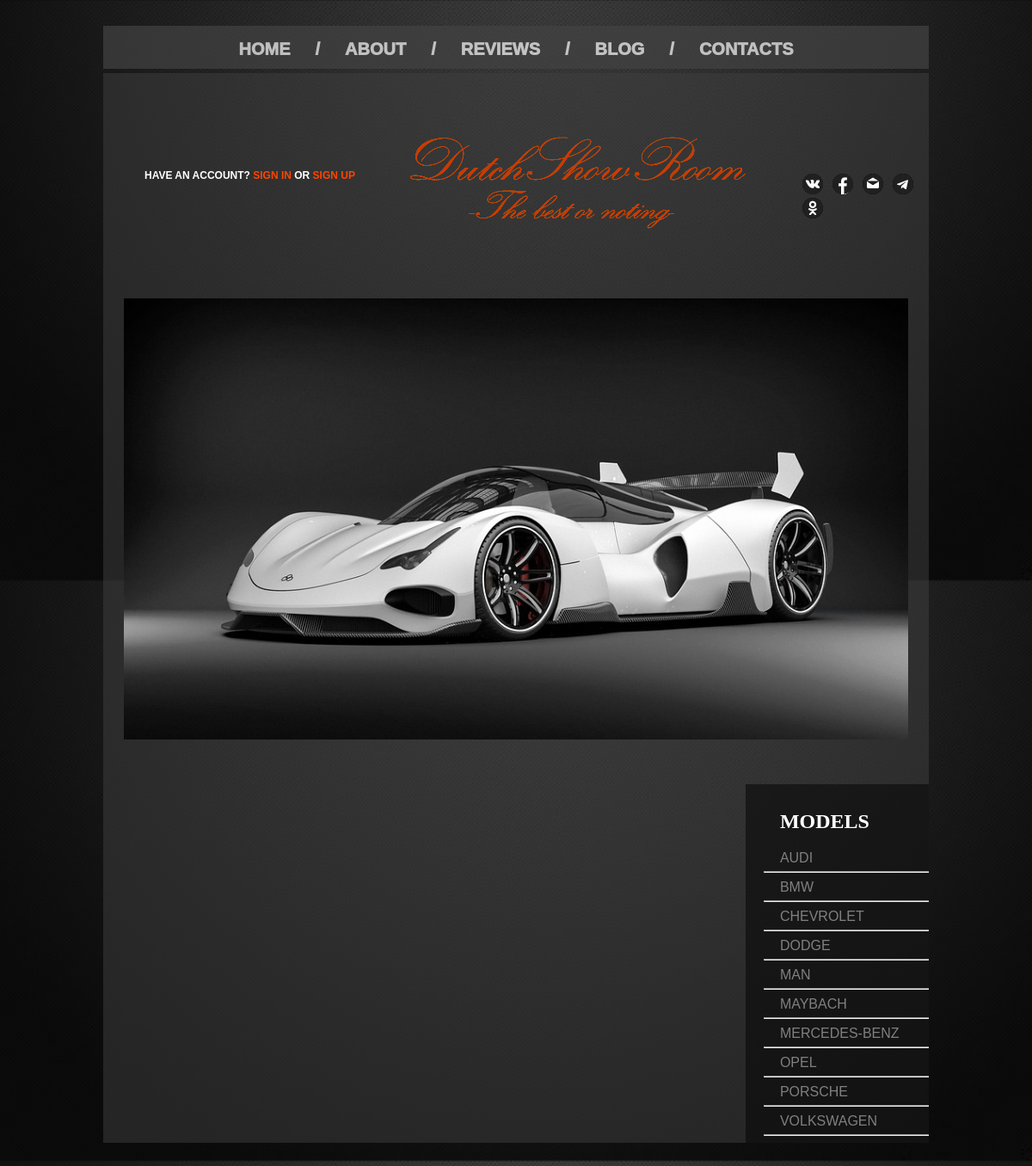
The page / on the database its author committed.
### tables this page shows
CREATE TABLE IF NOT EXISTS `Model_avto` (
  `id_model` int(11) NOT NULL,
  `model_name` varchar(30) NOT NULL,
  `proizvod` varchar(30) NOT NULL
);

### php/test.php (the view, shortened to what this page needs)
<?
function tabl($link){
	$query = "SELECT * FROM `Model_avto` ORDER by model_name";
	$result = mysqli_query($link, $query)or die("ошибка в запросе "+mysqli_error());
	while ($row = mysqli_fetch_array($result)) {
   	 	echo "<a href='#'>".mb_strtoupper ($row['model_name'])."</p><hr>";
	}
}
function LogIn(){
	if ($_SESSION['logggon'] == 1) {
		echo "<p>WELCOME BACK ".$_SESSION['Fam']."! <a href='php/exit.php'>Exit</a></p>";
	} else{
		echo "<p>HAVE AN ACCOUNT? <a href='signin.php'>SIGN IN</a> OR <a href='signup.php'>SIGN UP</a></p>";
	}
}
?>

### index.php (shortened to what this page needs)
<?php
require_once dirname(__FILE__)."/php/test.php";
require_once dirname(__FILE__)."/php/connect.php";
?>
<!DOCTYPE html>
<html>
<head>
	<link rel="stylesheet" href="css/main.css">
</head>
<body>
	<div class="navig">
                <ul>
                    <li><a href="">HOME</a></li>
                    <li class="sl">/</li>
                    <li><a href="">ABOUT</a></li>
                    <li class="sl">/</li>
                    <li><a href="">REVIEWS</a></li>
                    <li class="sl">/</li>
                    <li><a href="">BLOG</a></li>
                    <li class="sl">/</li>
                    <li><a href="">CONTACTS</a></li>
                </ul>
        </div>
        <div class="cont">
        	<div class="header">
            <div class="sig">
                <?
                    LogIn();
                ?>
                <img src="img/src/logo.png">
            </div>
        		<div class="Social">
            	<a href="https://vk.com/id209219113"><img src="img/src/vk-social-logotype.png"></a>
            	<a href="https://www.facebook.com/profile.php?id=100008460000239"><img src="img/src/facebook-circular-logo.png"></a>
            	<img src="img/src/email.png">
            	<a href="https://t.me/Darkness99937"><img src="img/src/telegram.png"></a>
            	<img src="img/src/odnoklassniki-logo.png">
            </div>
        </div>
            <div class="main_car">
            	<center>
            	<img src="img/src/mai.jpg">
            	</center>
            </div>
<div class="model">
	<h2>MODELS</h2>
	<?
		tabl($link);
	?>
</div>
</div>
</body>
</html>

### css/main.css (style rules this page uses)
body { background: url(../img/src/bg.jpg); background-attachment: fixed; background-size: 100%; margin:0; padding: 0; }
.model { margin-left: 77.8%; width: 300px; height: auto; background-color: rgba(0, 0, 0, 0.5); position: relative; overflow: hidden; color: white; }
.model hr { color: gray; width: 70%; margin-top: -10px; padding-left: 15%; }
.model a { text-decoration: none; font-family: arial; padding-left: 40px; color: gray; }
.model h2 { padding-left: 40px; padding-top: 10px; }
.cont { background-color: rgba(65, 65, 65, 0.5); position: relative; overflow: hidden; height: auto; margin: 30px 0; width: 80%; margin-left: 10%; }
.navig { background: #444; position: relative; overflow: hidden; height: 50px; margin: 30px 0; width: 80%; margin-left: 10%; margin-bottom: -25px; opacity: 0.7; }
.navig ul { list-style: none; margin: 0; padding: 0; position: relative; left: 50%; float: left; font-weight: 1000; font-family: Arial, Helvetica, sans-serif; font-size: 20px; }
.navig ul li { position: relative; left: -50%; float: left; margin: 7px; height: 50px; }
.navig ul li a { color: white; display: block; text-decoration: none; padding:0 15px; line-height: 40px; opacity: 1; }
.sl { padding-top: 9px; color: white; }
.header { height:250px; }
.sig a { text-decoration: none; color: orangered; font-weight: 750; font-family: Arial, Helvetica, sans-serif; }
.sig p { padding-top: 100px; padding-left: 3rem; color: white; font-weight: 5000; font-size: 12px; font-weight: 550; font-family: Arial, Helvetica, sans-serif; }
.sig img { margin-top: -100px; margin-left: 35%; }
.Social { padding-left: 84%; margin-top: -105px; }
.Social img { margin-left: 7px; }
.main_car img { width: 95%; height: auto; padding-bottom: 3rem; }

### rows shown on the page
model_avto: model_name "AUDI"
model_avto: model_name "BMW"
model_avto: model_name "CHEVROLET"
model_avto: model_name "DODGE"
model_avto: model_name "MAN"
model_avto: model_name "MAYBACH"
model_avto: model_name "MERCEDES-BENZ"
model_avto: model_name "OPEL"
model_avto: model_name "PORSCHE"
model_avto: model_name "VOLKSWAGEN"
